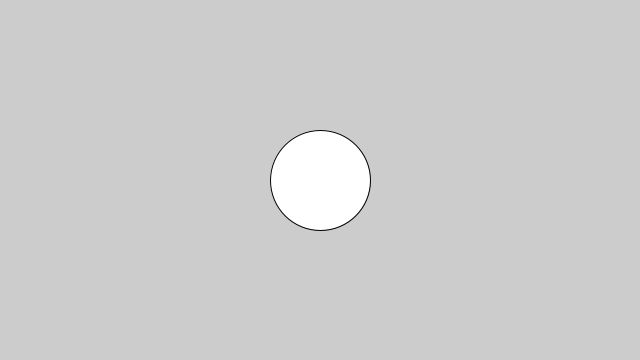
Frame 1 (no input)
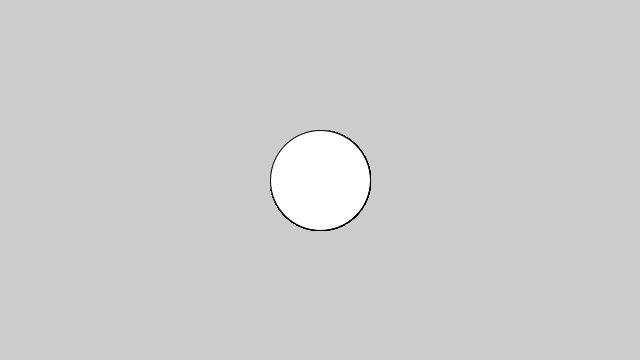
Frame 60 (the mouse pressed at the canvas centre just before this capture)
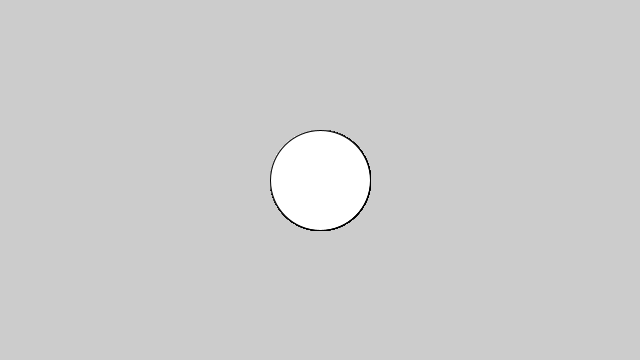
Frame 120 (the mouse held since frame 60 and released just before this capture)

The Processing sketch that drew these frames (run headless with seeded random() and noise(); from frame 60 on, the mouse is pressed at the canvas centre):

// Processing sketch: pde
// ── pde.pde
void setup(){
        size(640, 360);
        pixelDensity(2);
};

void draw(){
        ellipse(320,180,100,100);
};
